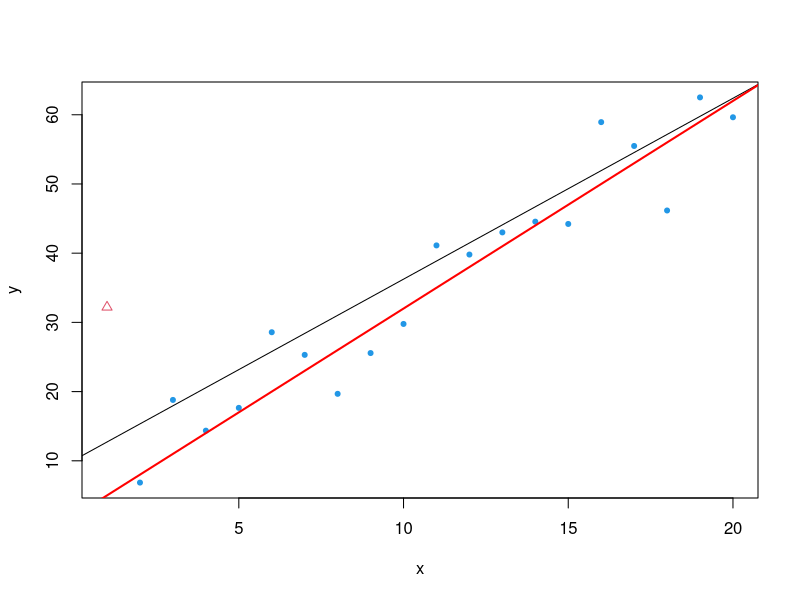
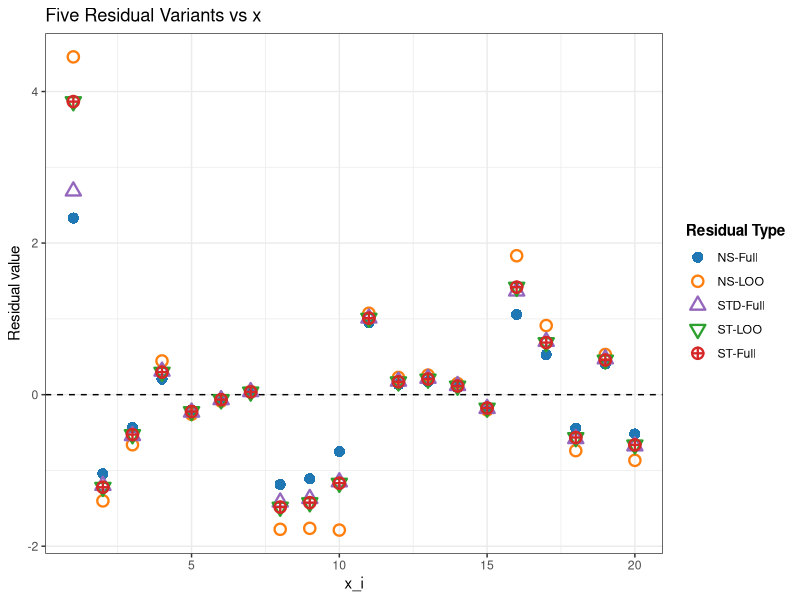

These figures' R source, in order:
## ---- chunk 1
#| message: false
#| warning: false
# Load libraries
library(dplyr)
library(knitr)

# -------------------------------
# 1) Data and full-model fit
# -------------------------------
set.seed(123)
n <- 20
x <- 1:n
y <- 2 + 3 * x + rnorm(n, mean = 0, sd = 5)
y[1] <- y[1] + 30  
#y[11] <- y[11] - 30 
o.index <- c(1)
flag.outlier <- rep(20, n)
flag.outlier[o.index] <- 2
full_data  <- data.frame(x = x, replicate(5, rnorm (n)), y = y)

plot(y~x, data=full_data, pch= flag.outlier, col=flag.outlier)
fit <- lm(y~., data=full_data)
abline (fit)
abline (a=2, b=3, col="red", lwd=2)
## ---- chunk 2
#| label: plaintext
#| echo: true
#| message: false
#| warning: false

library(kableExtra)

full_model <- lm(y ~ ., data = full_data)
p <- length(coef(full_model))
leverage    <- hatvalues(full_model)
e_full      <- resid(full_model)
sigma_hat_val  <- summary(full_model)$sigma

rss_full <- sum(e_full^2)
df_loo <- n - p - 1
sigma_minus_i_shortcut <- sqrt((rss_full - (e_full^2 / (1 - leverage))) / df_loo)

# -------------------------------
# 2) LOOCV quantities (refit n times)
# -------------------------------
e_del_val <- numeric(n)
sigma_minus_i_val <- numeric(n)

for (i in 1:n) {
  loocv_model <- lm(y ~ ., data = full_data[-i, ])
  yhat_minus  <- predict(loocv_model, newdata = full_data[i, , drop = FALSE])
  e_del_val[i]    <- full_data$y[i] - yhat_minus
  sigma_minus_i_val[i] <- summary(loocv_model)$sigma
}

# -------------------------------
# 3) Assemble and round results
# -------------------------------
residuals_df <- data.frame(
  x = full_data$x,
  h = as.numeric(leverage),
  e_i = as.numeric(e_full),
  sigma_hat = as.numeric(sigma_hat_val),
  e_i_minus_i = as.numeric(e_del_val),
  e_i_minus_i_2 = e_full/(1-leverage),
  sigma_minus_i = as.numeric(sigma_minus_i_val),
  sigma_minus_i_shortcut = as.numeric(sigma_minus_i_shortcut),
  `NS-Full` = e_full / sigma_hat_val,
  `NS-LOO` = e_del_val / sigma_minus_i_val,
  `STD-Full` = rstandard(full_model), # <-- ADDED STANDARDIZED RESIDUAL
  `ST-LOO` = e_del_val / (sigma_minus_i_val / sqrt(1 - leverage)),
  `ST-Full` = rstudent(full_model)
) %>%
  mutate(across(where(is.numeric), ~ round(.x, 3)))


# 4) Create simple display names
display_names <- c("$x_i$", "$h_i$", "$e_i$", "$\\hat{\\sigma}$", 
                   "$e_{i,-i}$", "$\\hat{e}_{i,-i}$",
                   "$\\hat{\\sigma}_{-i}$", "$\\tilde{\\sigma}_{-i}$", 
                   "NS-Full", "NS-LOO", "STD-Full", "ST-LOO", "ST-Full") # <-- ADDED LABEL

# 5) Display the table
# Conditional check for output format
if (knitr::is_html_output()) {
  # --- Code for HTML Output (using kableExtra) ---
  knitr::kable(
    residuals_df,
    caption = "Residual variants",
    col.names = display_names,
    align = "r",
    #format="html",
    escape = FALSE # Allows LaTeX and <br/> to render
  ) 
} else {
  # --- Code for PDF/Other Output (using kableExtra) ---
  knitr::kable(
    residuals_df,
    caption = "Residual variants.",
    col.names = display_names,
    align = "r",
    format = "latex",
    booktabs = TRUE,
    escape = FALSE # Allows LaTeX and \\ to render
  ) %>%
    kable_styling(
      latex_options = "scale_down"
    )
}
## ---- chunk 3
#| label: plot-five-residuals-new-names
#| echo: true
#| message: false
#| warning: false
#| fig-cap: "Five residual variants plotted against the predictor variable x."

# Load libraries
library(dplyr)
library(tidyr)
library(ggplot2)
library(knitr)


# -------------------------------
# 3) Plotting Code with Updated Names
# -------------------------------

# Prepare data for plotting
plot_df <- residuals_df %>%
  # Use the new, simple column names (R converts '-' to '.')
  select(
    x,
    NS.Full,
    NS.LOO,
    STD.Full, # <-- ADDED FOR PLOTTING
    ST.LOO,
    ST.Full
  ) %>%
  pivot_longer(
    cols = -x,
    names_to = "residual_type",
    values_to = "residual_value"
  )

# Update the names in the mapping vectors
shape_map <- c(
  NS.Full  = 16,  # solid circle
  NS.LOO   = 1,   # hollow circle
  STD.Full = 2,   # hollow triangle <-- ADDED
  ST.LOO   = 6,   # asterisk
  ST.Full  = 10   # asterisk
)

labels_map <- c(
  NS.Full  = "NS-Full",
  NS.LOO   = "NS-LOO",
  STD.Full = "STD-Full", # <-- ADDED
  ST.LOO   = "ST-LOO",
  ST.Full  = "ST-Full"
)

color_map <- c(
  NS.Full  = "#1f77b4",  # blue
  NS.LOO   = "#ff7f0e", # orange
  STD.Full = "#9467bd",  # purple <-- ADDED
  ST.LOO   = "#2ca02c",  # green
  ST.Full  = "#d62728"   # red
)

# Generate the plot
ggplot(
  plot_df,
  aes(x = x, y = residual_value,
      shape = residual_type, color = residual_type, group = residual_type)
) +
  geom_hline(yintercept = 0, linetype = "dashed") +
  geom_point(size = 3, stroke = 1.2) + # Increased stroke for visibility
  scale_shape_manual(
    values = shape_map,
    breaks = names(labels_map),
    labels = unname(labels_map),
    name = "Residual Type"
  ) +
  scale_color_manual(
    values = color_map,
    breaks = names(labels_map),
    labels = unname(labels_map),
    name = "Residual Type"
  ) +
  labs(
    title = "Five Residual Variants vs x",
    x = "x_i",
    y = "Residual value"
  ) +
  theme_bw() +
  theme(
    legend.position = "right",
    legend.title = element_text(face = "bold")
  )
## ---- chunk 4
# Exact p-value and critical value for Cook's D (given h_ii, n, p)
cook_pval <- function(D, h, n, p) {
  nu <- n - p - 1
  c  <- ((n - p)/p) * (h/(1 - h))
  x  <- pmin(D / c, 1)  # support is [0,1]
  pbeta(x, 0.5, nu/2, lower.tail = FALSE)
}

cook_crit <- function(h, n, p, alpha = 0.05) {
  nu <- n - p - 1
  c  <- ((n - p)/p) * (h/(1 - h))
  c * qbeta(1 - alpha, 0.5, nu/2)
}
